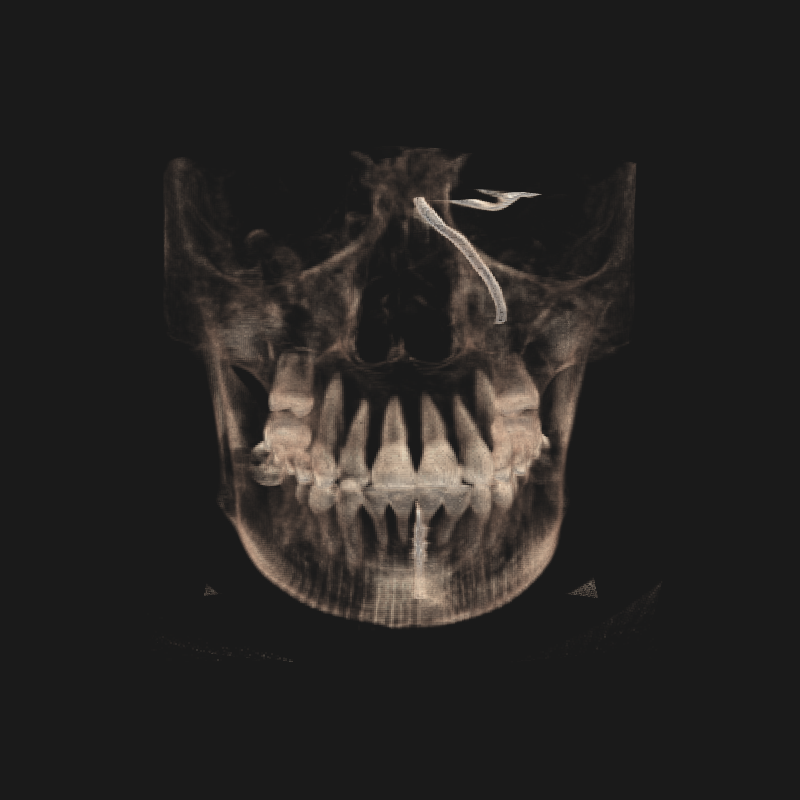

Python code for this plot:
import pyvista as pv
import numpy as np
from matplotlib.colors import LinearSegmentedColormap

# Load volume from NRRD file
volume = pv.read('skull.nhdr')
print('Loaded volume with dimensions:', volume.dimensions)

# Opacity transfer function (tuned for bone-like structures)
# Maps scalar values to opacity
opacity = np.zeros(256)
# 0-50: fully transparent
# 50-80: ramp up to 0.05
for i in range(50, 80):
    opacity[i] = 0.05 * (i - 50) / (80 - 50)
# 80-120: ramp up to 0.3
for i in range(80, 120):
    opacity[i] = 0.05 + 0.25 * (i - 80) / (120 - 80)
# 120-255: ramp up to 0.8
for i in range(120, 256):
    opacity[i] = 0.3 + 0.5 * (i - 120) / (255 - 120)

# PyVista's apply_opacity assigns directly to uint8 lookup table when
# the list has exactly n_colors elements, so scale from 0.0-1.0 to 0-255.
opacity_mapping = (opacity * 255).astype(np.uint8).tolist()

# Set up the plotter for off-screen rendering
plotter = pv.Plotter(off_screen=True, window_size=(800, 800))
plotter.background_color = (0.1, 0.1, 0.1)

# Add volume with custom transfer functions
# PyVista's add_volume wraps VTK volume rendering
actor = plotter.add_volume(
    volume,
    scalars=volume.active_scalars_name,
    opacity=opacity_mapping,
    cmap=LinearSegmentedColormap.from_list('bone', [
        (0/255,   (0.0, 0.0, 0.0)),   # 0: black
        (80/255,  (0.9, 0.7, 0.6)),   # 80: warm bone
        (120/255, (1.0, 0.9, 0.8)),   # 120: light bone
        (255/255, (1.0, 1.0, 1.0)),   # 255: white
    ]),
    clim=[0, 255],
    shade=True,
    ambient=0.2,
    diffuse=0.9,
    specular=0.2,
    show_scalar_bar=False,
    mapper='gpu',
)

# Front-on view: look down the -X axis with Z up
plotter.view_yz(negative=True)

# Render and save to PNG
out_file = 'skull-vis-vista.png'
plotter.screenshot(out_file)
print('Saved volume render to', out_file)
